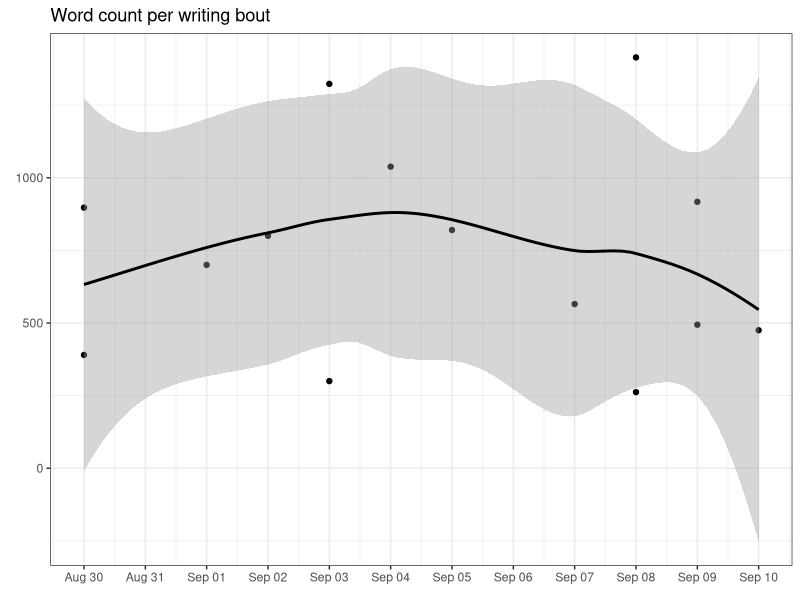
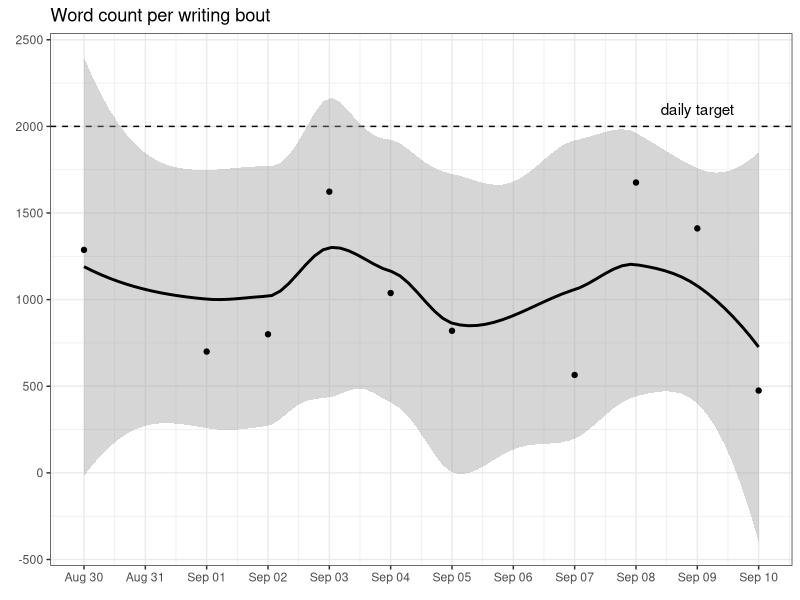

Write the R code that produced these figures, in order.
## ---- chunk 1
#| echo: false
#| results: hold
#| message: !expr F
#| warning: false
library(ggplot2)
library(dplyr)
suppressPackageStartupMessages(library(lubridate))
## ---- chunk 2
#| echo: false
#| message: false
#| warning: false

tracking_writing <- read.csv("tracking_writing.csv")
 
tracking_writing <- dplyr::select(tracking_writing, -place) %>%
  mutate(date=ymd(date)) %>% 
  filter(date < as.Date("2018-09-13"))

ggplot(tracking_writing, aes(date,word_count))+
  geom_point()+
  scale_x_date(date_labels="%b %d",date_breaks  ="1 day")+
  geom_smooth(color="black")+
  theme_bw()+
  labs(title = "Word count per writing bout", x = element_blank(), 
       y = element_blank())
  

## ---- chunk 3
#| echo: false
#| warning: false
#| message: false

tracking_writing %>% group_by(date) %>%
  summarise(total_count = sum(word_count)) %>%
  ggplot(aes(date,total_count))+
  geom_hline(yintercept = 2000, lty=2)+
  scale_x_date(date_labels="%b %d",date_breaks  ="1 day")+
  geom_smooth(color="black")+
  geom_point()+
  theme_bw()+
  annotate(geom="text", label="daily target", 
           x= ymd("2018-09-09"), y=2100) +
  labs(title = "Word count per writing bout", x = element_blank(), 
       y = element_blank())



